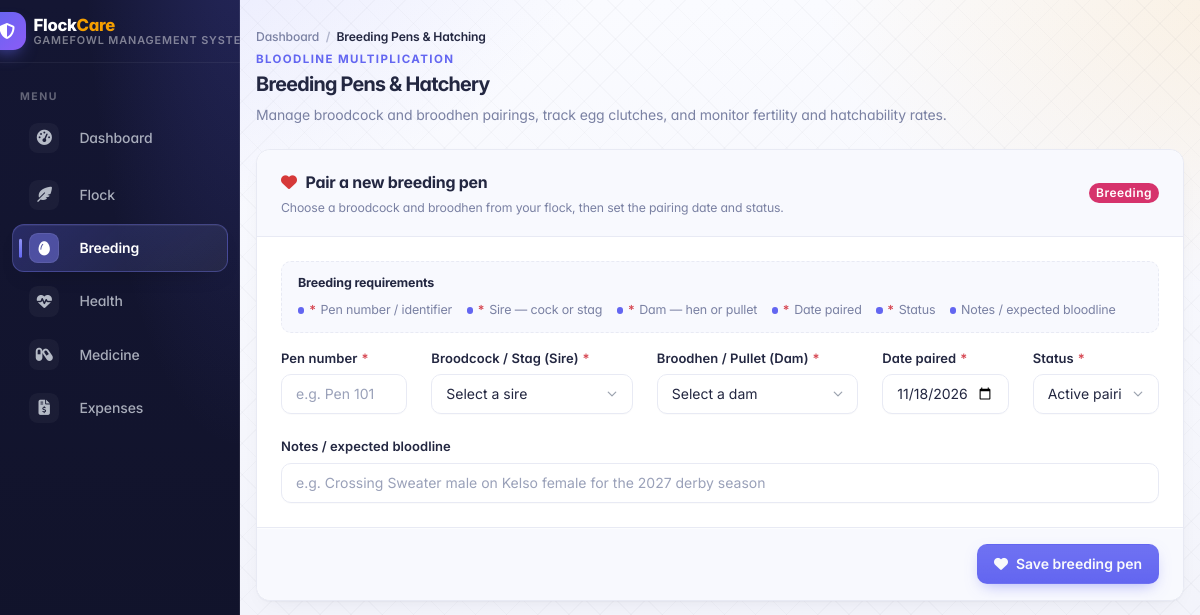
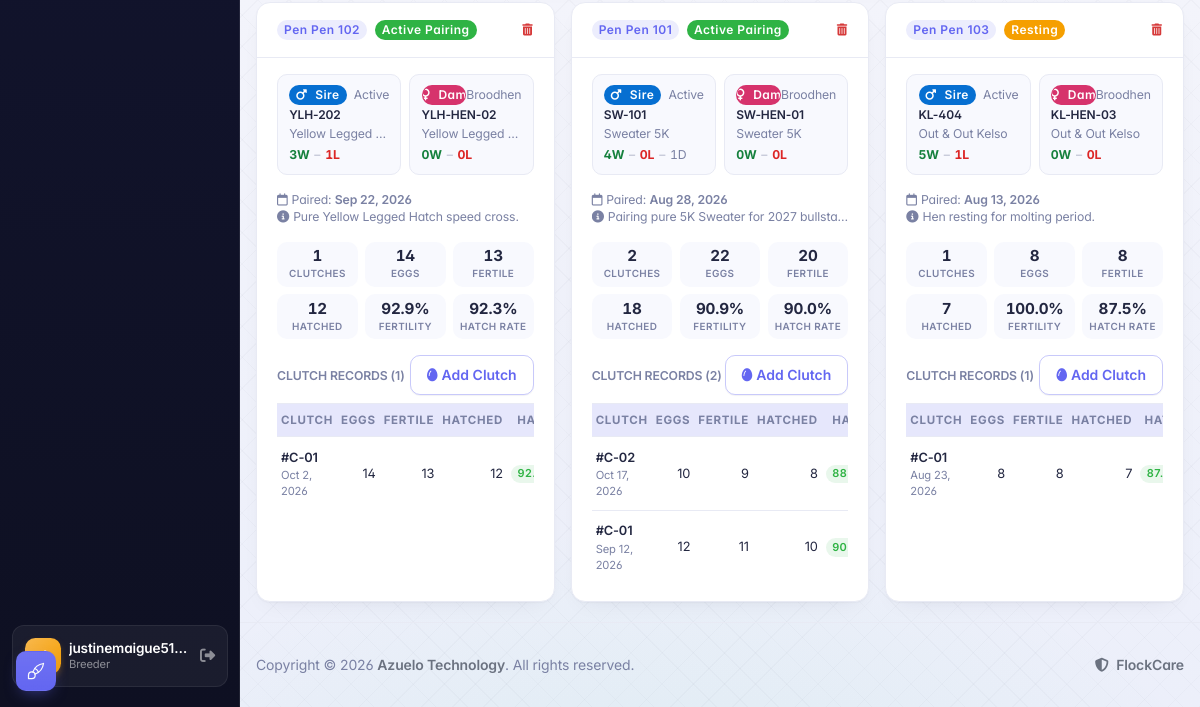
The app's page /info/breeding/ (signed in), older data (2 pictures, top to bottom).
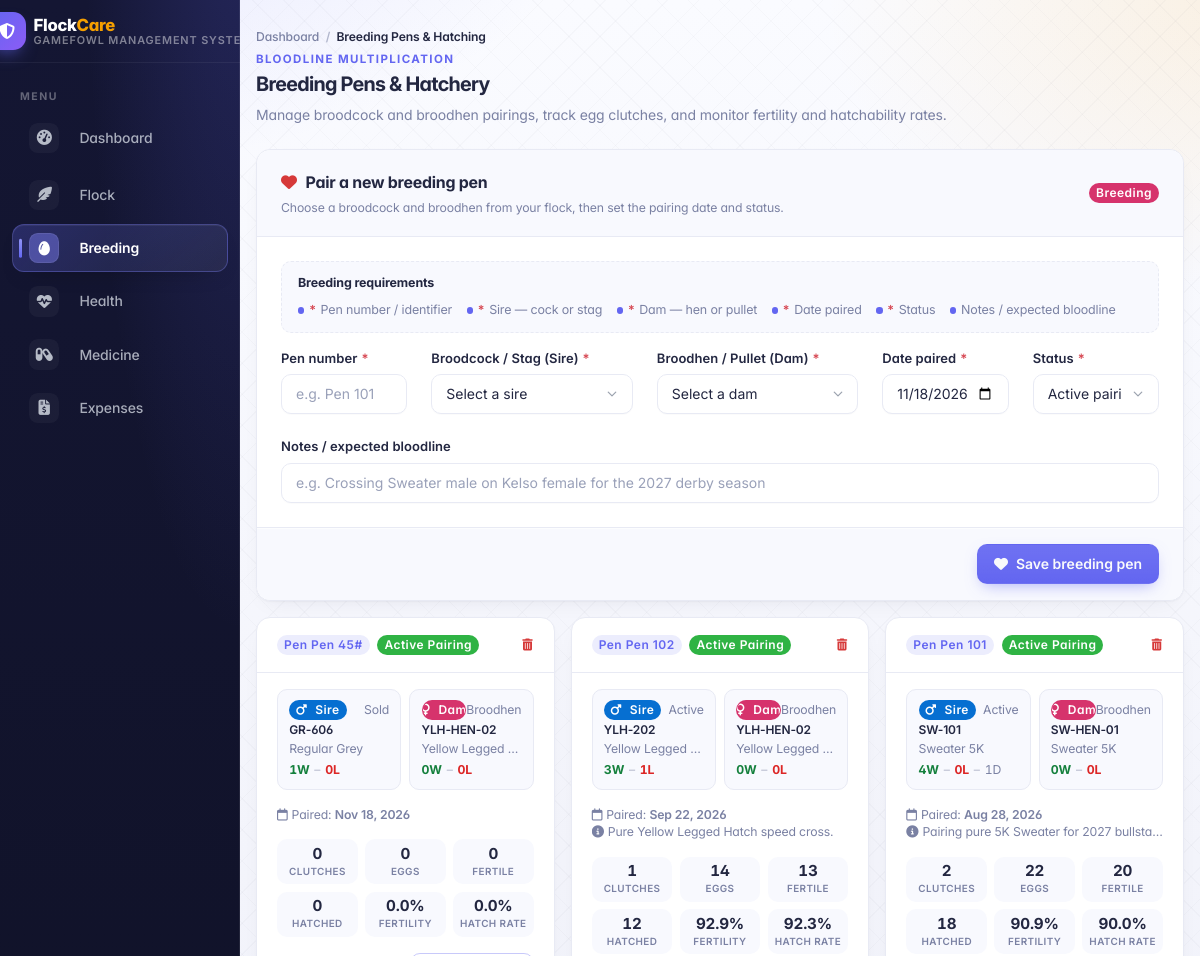
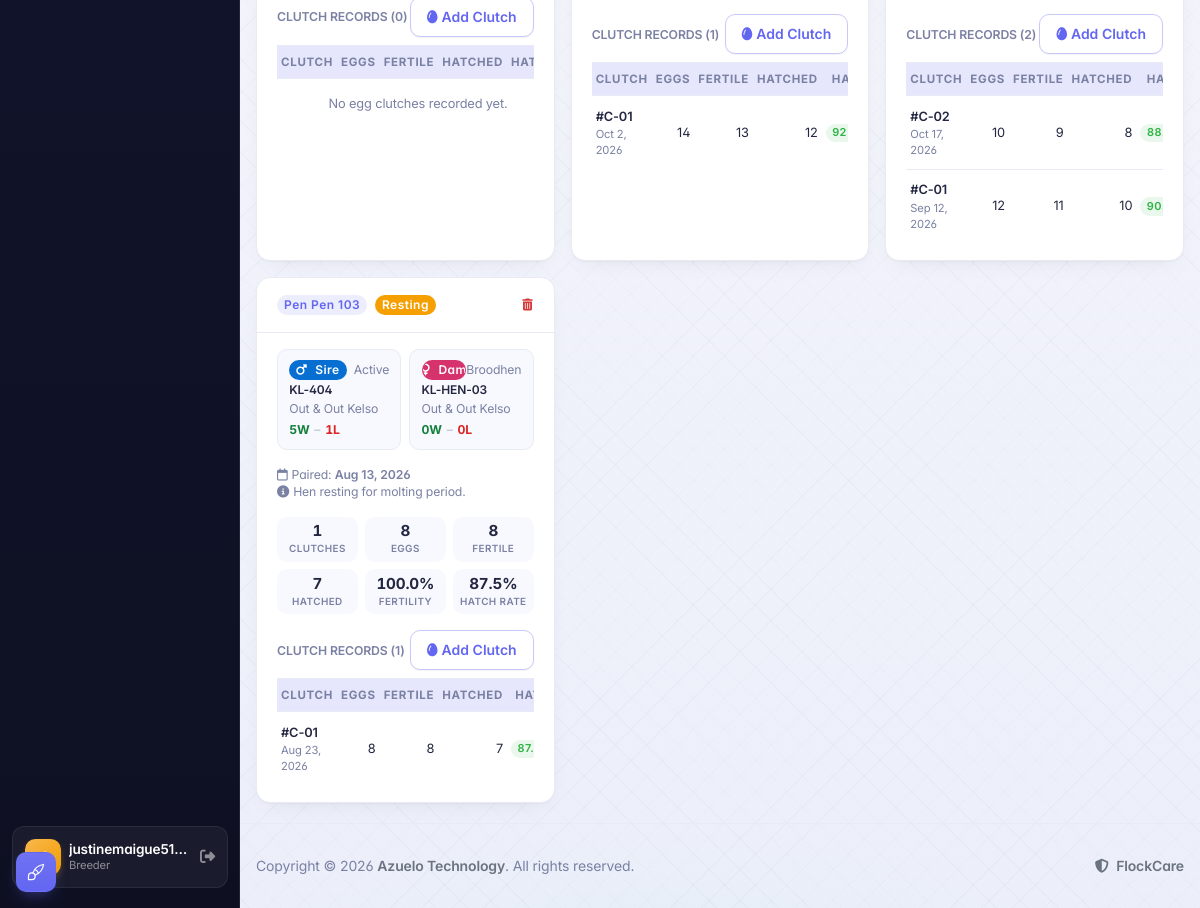
The same page, newer data (2 pictures, top to bottom).
### apps/info/models.py (models this page shows, shortened)
class BreedingPen(models.Model):
    STATUS_CHOICES = [
        ('active', 'Active Pairing'),
        ('resting', 'Resting'),
        ('completed', 'Completed'),
    ]
    user = models.ForeignKey(User, on_delete=models.CASCADE, related_name='breeding_pens')
    pen_number = models.CharField(max_length=50)
    sire = models.ForeignKey(FlockMember, on_delete=models.CASCADE, related_name='sire_pens')
    dam = models.ForeignKey(FlockMember, on_delete=models.CASCADE, related_name='dam_pens')
    date_paired = models.DateField()
    date_separated = models.DateField(null=True, blank=True)
    status = models.CharField(max_length=20, choices=STATUS_CHOICES, default='active')
    notes = models.TextField(blank=True)
    created_at = models.DateTimeField(auto_now_add=True)
    class Meta:
        ordering = ['-date_paired', '-created_at']
    @property
    def total_clutches(self):
        return len(self.clutches.all())
    @property
    def total_eggs(self):
        return sum(clutch.eggs_collected for clutch in self.clutches.all())
    @property
    def total_fertile_eggs(self):
        return sum(clutch.fertile_eggs for clutch in self.clutches.all())
    @property
    def total_hatched(self):
        return sum(clutch.hatched_count for clutch in self.clutches.all())
    @property
    def fertility_rate(self):
        if self.total_eggs:
            return round((self.total_fertile_eggs / self.total_eggs) * 100, 1)
        return 0.0
    @property
    def hatchability_rate(self):
        if self.total_fertile_eggs:
            return round((self.total_hatched / self.total_fertile_eggs) * 100, 1)
        return 0.0

class FlockMember(models.Model):
    STATUS_CHOICES = [
        ('Active', 'Active'),
        ('Broodcock', 'Broodcock'),
        ('Broodhen', 'Broodhen'),
        ('Retired', 'Retired'),
        ('Sold', 'Sold'),
    ]
    GENDER_CHOICES = [
        ('Stag', 'Stag'),
        ('Cock', 'Cock'),
        ('Pullet', 'Pullet'),
        ('Hen', 'Hen'),
    ]
    COMB_CHOICES = [
        ('Pea', 'Pea Comb'),
        ('Straight', 'Straight / Single Comb'),
        ('Strawberry', 'Strawberry Comb'),
        ('Walnut', 'Walnut Comb'),
        ('Cushion', 'Cushion Comb'),
        ('Other', 'Other'),
    ]
    LEG_COLOR_CHOICES = [
        ('Yellow', 'Yellow'),
        ('Green', 'Green'),
        ('White', 'White'),
        ('Blue/Slate', 'Blue / Slate'),
        ('Lead', 'Lead / Dark'),
        ('Other', 'Other'),
    ]
    user = models.ForeignKey(User, on_delete=models.CASCADE, related_name='flock_members')
    tag_number = models.CharField(max_length=50)
    breed = models.ForeignKey(Breed, on_delete=models.SET_NULL, null=True, blank=True, related_name='birds')
    gender = models.CharField(max_length=10, choices=GENDER_CHOICES)
    birth_date = models.DateField(null=True, blank=True)
    sire = models.CharField(max_length=50, blank=True, null=True)
    dam = models.CharField(max_length=50, blank=True, null=True)
    status = models.CharField(max_length=20, choices=STATUS_CHOICES, default='Active')
    comb_type = models.CharField(max_length=20, choices=COMB_CHOICES, default='Pea', blank=True)
    leg_color = models.CharField(max_length=20, choices=LEG_COLOR_CHOICES, default='Yellow', blank=True)
    color = models.CharField(max_length=100, blank=True, help_text="Plumage / feather color")
    cage_number = models.CharField(max_length=50, blank=True, help_text="Pen, cord, or coop identifier")
    image = models.FileField(upload_to='birds/', blank=True, null=True, help_text="Photo of bird")
    weight_grams = models.PositiveIntegerField(null=True, blank=True, help_text="Weight in grams")
    wins = models.PositiveIntegerField(default=0, blank=True)
    losses = models.PositiveIntegerField(default=0, blank=True)
    draws = models.PositiveIntegerField(default=0, blank=True)
    created_at = models.DateTimeField(auto_now_add=True)
    class Meta:
        ordering = ['-created_at']
        constraints = [
            models.UniqueConstraint(fields=['user', 'tag_number'], name='unique_user_tag_number')
        ]
        indexes = [
            models.Index(fields=['user', 'status']),
            models.Index(fields=['user', 'tag_number']),
        ]

class Breed(models.Model):
    name = models.CharField(max_length=100, unique=True)
    class Meta:
        ordering = ['name']

class ClutchRecord(models.Model):
    pen = models.ForeignKey(BreedingPen, on_delete=models.CASCADE, related_name='clutches')
    clutch_number = models.CharField(max_length=50, blank=True)
    date_started = models.DateField()
    eggs_collected = models.PositiveIntegerField(default=0)
    fertile_eggs = models.PositiveIntegerField(default=0)
    hatched_count = models.PositiveIntegerField(default=0)
    hatch_date = models.DateField(null=True, blank=True)
    notes = models.TextField(blank=True)
    created_at = models.DateTimeField(auto_now_add=True)
    class Meta:
        ordering = ['-date_started', '-created_at']
    @property
    def hatchability_rate(self):
        if self.fertile_eggs > 0:
            return round((self.hatched_count / self.fertile_eggs) * 100, 1)
        return 0.0

### apps/info/views.py (the view)
# urls.py: path('breeding/', views.breeding_list_page, name='breeding_list'),
@login_required(login_url='login')
def breeding_list_page(request):
    pens = BreedingPen.objects.filter(user=request.user).select_related('sire', 'dam').prefetch_related('clutches')
    members = scoped_flock_members(request.user).select_related('breed')
    cocks = members.filter(gender__in=['Cock', 'Stag']).order_by('tag_number')
    hens = members.filter(gender__in=['Hen', 'Pullet']).order_by('tag_number')
    return render(request, 'info/breeding_list.html', {
        'pens': pens,
        'cocks': cocks,
        'hens': hens,
    })

### apps/core/scoping.py (called while the page is built)
def scoped_flock_members(user):
    return FlockMember.objects.filter(user=user)

### templates/info/breeding_list.html (shortened to what the changed rows need)
{% extends "theme/base.html" %}
{% block content %}
  <div class="page-header d-print-none mb-4" aria-label="Page header">
    <h2 class="page-title mb-0">Breeding Pens &amp; Hatchery</h2>
  </div>
  <div class="row row-cards">
    {% for pen in pens %}
      <div class="col-md-6 col-lg-4">
        <div class="card h-100">
          <div class="card-header d-flex justify-content-between align-items-center">
            <div>
              <span class="badge bg-primary-lt me-1">Pen {{ pen.pen_number }}</span>
              <span class="badge {% if pen.status == 'active' %}bg-success text-white{% elif pen.status == 'resting' %}bg-warning text-white{% else %}bg-secondary text-white{% endif %}">
                {{ pen.get_status_display }}
              </span>
            </div>
            <button type="button" class="btn btn-sm btn-ghost-danger btn-icon" onclick="deletePen({{ pen.id }})" title="Delete pen">
              <i class="fas fa-trash-alt"></i>
            </button>
          </div>
          <div class="card-body">
            <div class="row g-2 mb-3">
              <div class="col-6">
                <div class="dh-breed-bird h-100">
                  <div class="d-flex justify-content-between align-items-center mb-1">
                    <span class="badge bg-blue text-white"><i class="fas fa-mars me-1"></i>Sire</span>
                    <span class="text-muted small">{{ pen.sire.status }}</span>
                  </div>
                  <div class="fw-bold fs-5 lh-1 mb-1">{{ pen.sire.tag_number }}</div>
                  <div class="text-muted small text-truncate" title="{{ pen.sire.breed.name|default:'Pure' }}">
                    {{ pen.sire.breed.name|default:"Pure" }}
                  </div>
                  <div class="dh-record small mt-1">
                    <span class="dh-record-wins">{{ pen.sire.wins }}W</span>
                    <span class="dh-record-sep">&ndash;</span>
                    <span class="dh-record-losses">{{ pen.sire.losses }}L</span>
                    {% if pen.sire.draws %}
                      <span class="dh-record-sep">&ndash;</span>
                      <span class="text-muted">{{ pen.sire.draws }}D</span>
                    {% endif %}
                  </div>
                </div>
              </div>
              <div class="col-6">
                <div class="dh-breed-bird h-100">
                  <div class="d-flex justify-content-between align-items-center mb-1">
                    <span class="badge bg-pink text-white"><i class="fas fa-venus me-1"></i>Dam</span>
                    <span class="text-muted small">{{ pen.dam.status }}</span>
                  </div>
                  <div class="fw-bold fs-5 lh-1 mb-1">{{ pen.dam.tag_number }}</div>
                  <div class="text-muted small text-truncate" title="{{ pen.dam.breed.name|default:'Pure' }}">
                    {{ pen.dam.breed.name|default:"Pure" }}
                  </div>
                  <div class="dh-record small mt-1">
                    <span class="dh-record-wins">{{ pen.dam.wins }}W</span>
                    <span class="dh-record-sep">&ndash;</span>
                    <span class="dh-record-losses">{{ pen.dam.losses }}L</span>
                  </div>
                </div>
              </div>
            </div>
            <div class="small text-muted mb-3">
              <div><i class="far fa-calendar me-1"></i>Paired: <strong>{{ pen.date_paired|date:"M j, Y" }}</strong></div>
              {% if pen.notes %}
                <div class="text-truncate" title="{{ pen.notes }}"><i class="fas fa-info-circle me-1"></i>{{ pen.notes }}</div>
              {% endif %}
            </div>
            <div class="dh-breed-stats mb-3">
              <div class="dh-breed-stat">
                <span class="dh-breed-stat-value">{{ pen.total_clutches }}</span>
                <span class="dh-breed-stat-label">Clutches</span>
              </div>
              <div class="dh-breed-stat">
                <span class="dh-breed-stat-value">{{ pen.total_eggs }}</span>
                <span class="dh-breed-stat-label">Eggs</span>
              </div>
              <div class="dh-breed-stat">
                <span class="dh-breed-stat-value">{{ pen.total_fertile_eggs }}</span>
                <span class="dh-breed-stat-label">Fertile</span>
              </div>
              <div class="dh-breed-stat">
                <span class="dh-breed-stat-value">{{ pen.total_hatched }}</span>
                <span class="dh-breed-stat-label">Hatched</span>
              </div>
              <div class="dh-breed-stat">
                <span class="dh-breed-stat-value">{{ pen.fertility_rate }}%</span>
                <span class="dh-breed-stat-label">Fertility</span>
              </div>
              <div class="dh-breed-stat">
                <span class="dh-breed-stat-value">{{ pen.hatchability_rate }}%</span>
                <span class="dh-breed-stat-label">Hatch rate</span>
              </div>
            </div>
            <div class="d-flex justify-content-between align-items-center mb-2">
              <span class="fw-semibold small text-uppercase text-muted">Clutch records ({{ pen.total_clutches }})</span>
              <button type="button" class="btn btn-xs btn-outline-primary" onclick="openClutchModal({{ pen.id }})">
                <i class="fas fa-egg me-1"></i>Add Clutch
              </button>
            </div>
            <div class="table-responsive">
              <table class="table table-sm table-vcenter mb-0 dh-breed-records">
                <thead>
                  <tr>
                    <th>Clutch</th>
                    <th class="text-end">Eggs</th>
                    <th class="text-end">Fertile</th>
                    <th class="text-end">Hatched</th>
                    <th class="text-end">Hatch</th>
                  </tr>
                </thead>
                <tbody>
                  {% for clutch in pen.clutches.all %}
                    <tr>
                      <td>
                        <div class="fw-semibold">#{{ clutch.clutch_number|default:forloop.counter }}</div>
                        <div class="text-muted small">{{ clutch.date_started|date:"M j, Y" }}</div>
                      </td>
                      <td class="text-end">{{ clutch.eggs_collected }}</td>
                      <td class="text-end">{{ clutch.fertile_eggs }}</td>
                      <td class="text-end">{{ clutch.hatched_count }}</td>
                      <td class="text-end">
                        <span class="badge {% if clutch.hatchability_rate >= 75 %}bg-success-lt{% elif clutch.hatchability_rate >= 50 %}bg-warning-lt{% else %}bg-danger-lt{% endif %}">
                          {{ clutch.hatchability_rate }}%
                        </span>
                      </td>
                    </tr>
                  {% empty %}
                    <tr>
                      <td colspan="5" class="text-center text-muted py-3 small mb-0">No egg clutches recorded yet.</td>
                    </tr>
                  {% endfor %}
                </tbody>
              </table>
            </div>
          </div>
        </div>
      </div>
    {% endfor %}
  </div>
{% endblock %}

Row changes from the older to the newer data that the page shows:
added BreedingPen: pen_number "Pen 45#", status "Active Pairing", sire.status "Sold", sire.tag_number "GR-606", sire.breed.name "Regular Grey", sire.wins "1", sire.losses "0", dam.status "Broodhen", dam.tag_number "YLH-HEN-02", dam.breed.name "Yellow Legged…", dam.wins "0", dam.losses "0", date_paired "Nov 18, 2026", total_clutches "0", total_eggs "0", total_fertile_eggs "0", total_hatched "0", fertility_rate "0.0", hatchability_rate "0.0"
